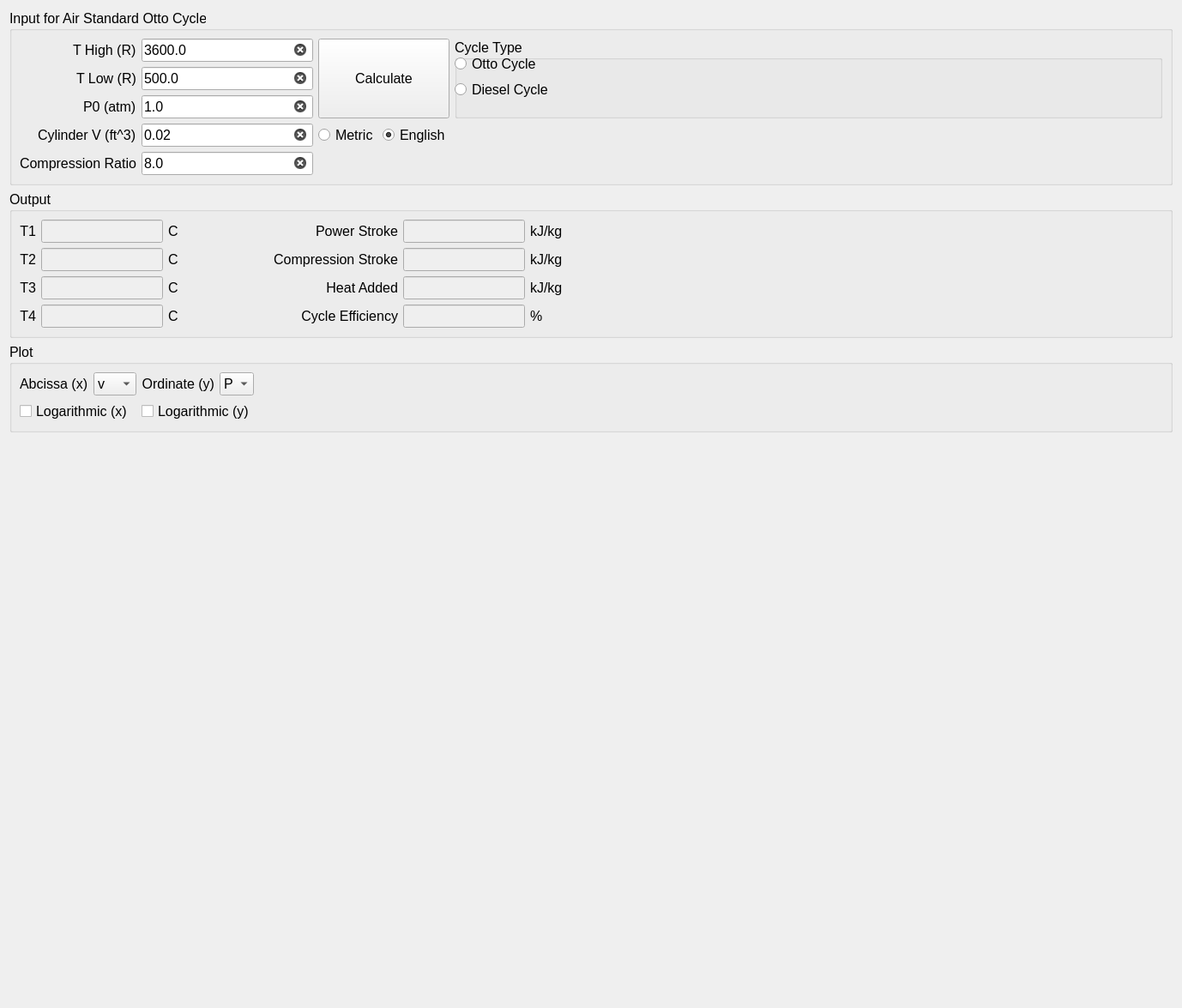
<?xml version="1.0" encoding="UTF-8"?>
<ui version="4.0">
 <class>Form</class>
 <widget class="QWidget" name="Form">
  <property name="geometry">
   <rect>
    <x>0</x>
    <y>0</y>
    <width>1378</width>
    <height>1175</height>
   </rect>
  </property>
  <property name="sizePolicy">
   <sizepolicy hsizetype="Preferred" vsizetype="Preferred">
    <horstretch>0</horstretch>
    <verstretch>0</verstretch>
   </sizepolicy>
  </property>
  <property name="windowTitle">
   <string>Form</string>
  </property>
  <layout class="QVBoxLayout" name="main_VerticalLayout">
   <item>
    <widget class="QGroupBox" name="gb_Input">
     <property name="sizePolicy">
      <sizepolicy hsizetype="Preferred" vsizetype="Fixed">
       <horstretch>0</horstretch>
       <verstretch>0</verstretch>
      </sizepolicy>
     </property>
     <property name="font">
      <font>
       <pointsize>12</pointsize>
      </font>
     </property>
     <property name="title">
      <string>Input for Air Standard Otto Cycle</string>
     </property>
     <layout class="QGridLayout" name="gridLayout">
      <item row="2" column="0" alignment="Qt::AlignRight">
       <widget class="QLabel" name="lbl_P0">
        <property name="sizePolicy">
         <sizepolicy hsizetype="Fixed" vsizetype="Fixed">
          <horstretch>0</horstretch>
          <verstretch>0</verstretch>
         </sizepolicy>
        </property>
        <property name="font">
         <font>
          <pointsize>12</pointsize>
         </font>
        </property>
        <property name="text">
         <string>P0 (atm)</string>
        </property>
       </widget>
      </item>
      <item row="0" column="2" rowspan="3" colspan="2">
       <widget class="QPushButton" name="btn_Calculate">
        <property name="sizePolicy">
         <sizepolicy hsizetype="Minimum" vsizetype="Preferred">
          <horstretch>0</horstretch>
          <verstretch>0</verstretch>
         </sizepolicy>
        </property>
        <property name="font">
         <font>
          <pointsize>12</pointsize>
         </font>
        </property>
        <property name="text">
         <string>Calculate</string>
        </property>
       </widget>
      </item>
      <item row="0" column="1">
       <widget class="QLineEdit" name="le_THigh">
        <property name="sizePolicy">
         <sizepolicy hsizetype="Preferred" vsizetype="Fixed">
          <horstretch>0</horstretch>
          <verstretch>0</verstretch>
         </sizepolicy>
        </property>
        <property name="maximumSize">
         <size>
          <width>200</width>
          <height>16777215</height>
         </size>
        </property>
        <property name="font">
         <font>
          <pointsize>12</pointsize>
         </font>
        </property>
        <property name="text">
         <string>3600.0</string>
        </property>
        <property name="placeholderText">
         <string>enter a value for the high pressure isobar</string>
        </property>
        <property name="clearButtonEnabled">
         <bool>true</bool>
        </property>
       </widget>
      </item>
      <item row="4" column="0" alignment="Qt::AlignRight">
       <widget class="QLabel" name="lbl_CR">
        <property name="sizePolicy">
         <sizepolicy hsizetype="Fixed" vsizetype="Fixed">
          <horstretch>0</horstretch>
          <verstretch>0</verstretch>
         </sizepolicy>
        </property>
        <property name="font">
         <font>
          <pointsize>12</pointsize>
         </font>
        </property>
        <property name="text">
         <string>Compression Ratio</string>
        </property>
        <property name="textFormat">
         <enum>Qt::PlainText</enum>
        </property>
       </widget>
      </item>
      <item row="3" column="2">
       <widget class="QRadioButton" name="rdo_Metric">
        <property name="sizePolicy">
         <sizepolicy hsizetype="Fixed" vsizetype="Fixed">
          <horstretch>0</horstretch>
          <verstretch>0</verstretch>
         </sizepolicy>
        </property>
        <property name="font">
         <font>
          <pointsize>12</pointsize>
         </font>
        </property>
        <property name="text">
         <string>Metric</string>
        </property>
        <property name="checked">
         <bool>false</bool>
        </property>
       </widget>
      </item>
      <item row="3" column="1">
       <widget class="QLineEdit" name="le_V0">
        <property name="sizePolicy">
         <sizepolicy hsizetype="Preferred" vsizetype="Fixed">
          <horstretch>0</horstretch>
          <verstretch>0</verstretch>
         </sizepolicy>
        </property>
        <property name="maximumSize">
         <size>
          <width>200</width>
          <height>16777215</height>
         </size>
        </property>
        <property name="font">
         <font>
          <pointsize>12</pointsize>
         </font>
        </property>
        <property name="text">
         <string>0.02</string>
        </property>
        <property name="clearButtonEnabled">
         <bool>true</bool>
        </property>
       </widget>
      </item>
      <item row="2" column="1">
       <widget class="QLineEdit" name="le_P0">
        <property name="sizePolicy">
         <sizepolicy hsizetype="Preferred" vsizetype="Fixed">
          <horstretch>0</horstretch>
          <verstretch>0</verstretch>
         </sizepolicy>
        </property>
        <property name="maximumSize">
         <size>
          <width>200</width>
          <height>16777215</height>
         </size>
        </property>
        <property name="font">
         <font>
          <pointsize>12</pointsize>
         </font>
        </property>
        <property name="text">
         <string>1.0</string>
        </property>
        <property name="placeholderText">
         <string>enter a value for the low pressure isobar</string>
        </property>
        <property name="clearButtonEnabled">
         <bool>true</bool>
        </property>
       </widget>
      </item>
      <item row="4" column="1">
       <widget class="QLineEdit" name="le_CR">
        <property name="sizePolicy">
         <sizepolicy hsizetype="Expanding" vsizetype="Fixed">
          <horstretch>0</horstretch>
          <verstretch>0</verstretch>
         </sizepolicy>
        </property>
        <property name="maximumSize">
         <size>
          <width>200</width>
          <height>16777215</height>
         </size>
        </property>
        <property name="font">
         <font>
          <pointsize>12</pointsize>
         </font>
        </property>
        <property name="text">
         <string>8.0</string>
        </property>
        <property name="placeholderText">
         <string>turbine isentropic efficiency 0.0&lt;eta&lt;=1.0</string>
        </property>
        <property name="clearButtonEnabled">
         <bool>true</bool>
        </property>
       </widget>
      </item>
      <item row="3" column="0" alignment="Qt::AlignRight">
       <widget class="QLabel" name="lbl_V0">
        <property name="sizePolicy">
         <sizepolicy hsizetype="Fixed" vsizetype="Fixed">
          <horstretch>0</horstretch>
          <verstretch>0</verstretch>
         </sizepolicy>
        </property>
        <property name="font">
         <font>
          <pointsize>12</pointsize>
         </font>
        </property>
        <property name="text">
         <string>Cylinder V (ft^3)</string>
        </property>
       </widget>
      </item>
      <item row="0" column="0" alignment="Qt::AlignRight">
       <widget class="QLabel" name="lbl_THigh">
        <property name="sizePolicy">
         <sizepolicy hsizetype="Fixed" vsizetype="Fixed">
          <horstretch>0</horstretch>
          <verstretch>0</verstretch>
         </sizepolicy>
        </property>
        <property name="font">
         <font>
          <pointsize>12</pointsize>
         </font>
        </property>
        <property name="text">
         <string>T High (R)</string>
        </property>
       </widget>
      </item>
      <item row="3" column="5">
       <spacer name="horizontalSpacer_3">
        <property name="orientation">
         <enum>Qt::Horizontal</enum>
        </property>
        <property name="sizeHint" stdset="0">
         <size>
          <width>40</width>
          <height>20</height>
         </size>
        </property>
       </spacer>
      </item>
      <item row="1" column="0" alignment="Qt::AlignRight">
       <widget class="QLabel" name="lbl_TLow">
        <property name="sizePolicy">
         <sizepolicy hsizetype="Fixed" vsizetype="Fixed">
          <horstretch>0</horstretch>
          <verstretch>0</verstretch>
         </sizepolicy>
        </property>
        <property name="font">
         <font>
          <pointsize>12</pointsize>
         </font>
        </property>
        <property name="text">
         <string>T Low (R)</string>
        </property>
       </widget>
      </item>
      <item row="1" column="1">
       <widget class="QLineEdit" name="le_TLow">
        <property name="sizePolicy">
         <sizepolicy hsizetype="Preferred" vsizetype="Fixed">
          <horstretch>0</horstretch>
          <verstretch>0</verstretch>
         </sizepolicy>
        </property>
        <property name="maximumSize">
         <size>
          <width>200</width>
          <height>16777215</height>
         </size>
        </property>
        <property name="font">
         <font>
          <pointsize>12</pointsize>
         </font>
        </property>
        <property name="text">
         <string>500.0</string>
        </property>
        <property name="placeholderText">
         <string>enter a value for the high pressure isobar</string>
        </property>
        <property name="clearButtonEnabled">
         <bool>true</bool>
        </property>
       </widget>
      </item>
      <item row="3" column="3">
       <widget class="QRadioButton" name="rdo_English">
        <property name="sizePolicy">
         <sizepolicy hsizetype="Fixed" vsizetype="Fixed">
          <horstretch>0</horstretch>
          <verstretch>0</verstretch>
         </sizepolicy>
        </property>
        <property name="font">
         <font>
          <pointsize>12</pointsize>
         </font>
        </property>
        <property name="text">
         <string>English</string>
        </property>
        <property name="checked">
         <bool>true</bool>
        </property>
       </widget>
      </item>
      <item row="0" column="4" rowspan="3" colspan="2">
       <widget class="QGroupBox" name="groupBox">
        <property name="title">
         <string>Cycle Type</string>
        </property>
        <widget class="QRadioButton" name="radio_otto">
         <property name="geometry">
          <rect>
           <x>0</x>
           <y>20</y>
           <width>101</width>
           <height>18</height>
          </rect>
         </property>
         <property name="text">
          <string>Otto Cycle</string>
         </property>
        </widget>
        <widget class="QRadioButton" name="radio_diesel">
         <property name="geometry">
          <rect>
           <x>0</x>
           <y>50</y>
           <width>111</width>
           <height>18</height>
          </rect>
         </property>
         <property name="text">
          <string>Diesel Cycle </string>
         </property>
        </widget>
       </widget>
      </item>
     </layout>
    </widget>
   </item>
   <item>
    <widget class="QGroupBox" name="gb_Output">
     <property name="sizePolicy">
      <sizepolicy hsizetype="MinimumExpanding" vsizetype="Fixed">
       <horstretch>0</horstretch>
       <verstretch>0</verstretch>
      </sizepolicy>
     </property>
     <property name="font">
      <font>
       <pointsize>12</pointsize>
      </font>
     </property>
     <property name="title">
      <string>Output</string>
     </property>
     <layout class="QGridLayout" name="grid_Output">
      <item row="4" column="0">
       <widget class="QLabel" name="label_7">
        <property name="sizePolicy">
         <sizepolicy hsizetype="Fixed" vsizetype="Fixed">
          <horstretch>0</horstretch>
          <verstretch>0</verstretch>
         </sizepolicy>
        </property>
        <property name="font">
         <font>
          <pointsize>12</pointsize>
         </font>
        </property>
        <property name="text">
         <string>T4</string>
        </property>
        <property name="alignment">
         <set>Qt::AlignRight|Qt::AlignTrailing|Qt::AlignVCenter</set>
        </property>
       </widget>
      </item>
      <item row="3" column="1">
       <widget class="QLineEdit" name="le_T3">
        <property name="enabled">
         <bool>false</bool>
        </property>
        <property name="sizePolicy">
         <sizepolicy hsizetype="Fixed" vsizetype="Fixed">
          <horstretch>0</horstretch>
          <verstretch>0</verstretch>
         </sizepolicy>
        </property>
        <property name="minimumSize">
         <size>
          <width>0</width>
          <height>0</height>
         </size>
        </property>
        <property name="maximumSize">
         <size>
          <width>200</width>
          <height>16777215</height>
         </size>
        </property>
        <property name="baseSize">
         <size>
          <width>150</width>
          <height>0</height>
         </size>
        </property>
        <property name="font">
         <font>
          <pointsize>12</pointsize>
         </font>
        </property>
       </widget>
      </item>
      <item row="4" column="1">
       <widget class="QLineEdit" name="le_T4">
        <property name="enabled">
         <bool>false</bool>
        </property>
        <property name="sizePolicy">
         <sizepolicy hsizetype="Fixed" vsizetype="Fixed">
          <horstretch>0</horstretch>
          <verstretch>0</verstretch>
         </sizepolicy>
        </property>
        <property name="minimumSize">
         <size>
          <width>0</width>
          <height>0</height>
         </size>
        </property>
        <property name="maximumSize">
         <size>
          <width>200</width>
          <height>16777215</height>
         </size>
        </property>
        <property name="baseSize">
         <size>
          <width>150</width>
          <height>0</height>
         </size>
        </property>
        <property name="font">
         <font>
          <pointsize>12</pointsize>
         </font>
        </property>
       </widget>
      </item>
      <item row="3" column="3" alignment="Qt::AlignRight">
       <widget class="QLabel" name="label_11">
        <property name="sizePolicy">
         <sizepolicy hsizetype="Fixed" vsizetype="Fixed">
          <horstretch>0</horstretch>
          <verstretch>0</verstretch>
         </sizepolicy>
        </property>
        <property name="font">
         <font>
          <pointsize>12</pointsize>
         </font>
        </property>
        <property name="text">
         <string>Heat Added</string>
        </property>
        <property name="alignment">
         <set>Qt::AlignRight|Qt::AlignTrailing|Qt::AlignVCenter</set>
        </property>
       </widget>
      </item>
      <item row="2" column="0">
       <widget class="QLabel" name="label_5">
        <property name="sizePolicy">
         <sizepolicy hsizetype="Fixed" vsizetype="Fixed">
          <horstretch>0</horstretch>
          <verstretch>0</verstretch>
         </sizepolicy>
        </property>
        <property name="font">
         <font>
          <pointsize>12</pointsize>
         </font>
        </property>
        <property name="text">
         <string>T2</string>
        </property>
        <property name="alignment">
         <set>Qt::AlignRight|Qt::AlignTrailing|Qt::AlignVCenter</set>
        </property>
       </widget>
      </item>
      <item row="2" column="1">
       <widget class="QLineEdit" name="le_T2">
        <property name="enabled">
         <bool>false</bool>
        </property>
        <property name="sizePolicy">
         <sizepolicy hsizetype="Fixed" vsizetype="Fixed">
          <horstretch>0</horstretch>
          <verstretch>0</verstretch>
         </sizepolicy>
        </property>
        <property name="minimumSize">
         <size>
          <width>0</width>
          <height>0</height>
         </size>
        </property>
        <property name="maximumSize">
         <size>
          <width>200</width>
          <height>16777215</height>
         </size>
        </property>
        <property name="baseSize">
         <size>
          <width>150</width>
          <height>0</height>
         </size>
        </property>
        <property name="font">
         <font>
          <pointsize>12</pointsize>
         </font>
        </property>
       </widget>
      </item>
      <item row="0" column="1">
       <widget class="QLineEdit" name="le_T1">
        <property name="enabled">
         <bool>false</bool>
        </property>
        <property name="sizePolicy">
         <sizepolicy hsizetype="Fixed" vsizetype="Fixed">
          <horstretch>0</horstretch>
          <verstretch>0</verstretch>
         </sizepolicy>
        </property>
        <property name="minimumSize">
         <size>
          <width>0</width>
          <height>0</height>
         </size>
        </property>
        <property name="maximumSize">
         <size>
          <width>200</width>
          <height>16777215</height>
         </size>
        </property>
        <property name="baseSize">
         <size>
          <width>150</width>
          <height>0</height>
         </size>
        </property>
        <property name="font">
         <font>
          <pointsize>12</pointsize>
         </font>
        </property>
       </widget>
      </item>
      <item row="0" column="4">
       <widget class="QLineEdit" name="le_PowerStroke">
        <property name="enabled">
         <bool>false</bool>
        </property>
        <property name="sizePolicy">
         <sizepolicy hsizetype="Fixed" vsizetype="Fixed">
          <horstretch>0</horstretch>
          <verstretch>0</verstretch>
         </sizepolicy>
        </property>
        <property name="minimumSize">
         <size>
          <width>0</width>
          <height>0</height>
         </size>
        </property>
        <property name="maximumSize">
         <size>
          <width>200</width>
          <height>16777215</height>
         </size>
        </property>
        <property name="baseSize">
         <size>
          <width>150</width>
          <height>0</height>
         </size>
        </property>
        <property name="font">
         <font>
          <pointsize>12</pointsize>
         </font>
        </property>
       </widget>
      </item>
      <item row="3" column="4">
       <widget class="QLineEdit" name="le_HeatAdded">
        <property name="enabled">
         <bool>false</bool>
        </property>
        <property name="sizePolicy">
         <sizepolicy hsizetype="Fixed" vsizetype="Fixed">
          <horstretch>0</horstretch>
          <verstretch>0</verstretch>
         </sizepolicy>
        </property>
        <property name="minimumSize">
         <size>
          <width>0</width>
          <height>0</height>
         </size>
        </property>
        <property name="maximumSize">
         <size>
          <width>200</width>
          <height>16777215</height>
         </size>
        </property>
        <property name="baseSize">
         <size>
          <width>150</width>
          <height>0</height>
         </size>
        </property>
        <property name="font">
         <font>
          <pointsize>12</pointsize>
         </font>
        </property>
       </widget>
      </item>
      <item row="0" column="2">
       <widget class="QLabel" name="lbl_T1Units">
        <property name="sizePolicy">
         <sizepolicy hsizetype="Fixed" vsizetype="Fixed">
          <horstretch>0</horstretch>
          <verstretch>0</verstretch>
         </sizepolicy>
        </property>
        <property name="baseSize">
         <size>
          <width>0</width>
          <height>0</height>
         </size>
        </property>
        <property name="font">
         <font>
          <pointsize>12</pointsize>
         </font>
        </property>
        <property name="text">
         <string>C</string>
        </property>
       </widget>
      </item>
      <item row="3" column="0">
       <widget class="QLabel" name="label_9">
        <property name="sizePolicy">
         <sizepolicy hsizetype="Fixed" vsizetype="Fixed">
          <horstretch>0</horstretch>
          <verstretch>0</verstretch>
         </sizepolicy>
        </property>
        <property name="font">
         <font>
          <pointsize>12</pointsize>
         </font>
        </property>
        <property name="text">
         <string>T3</string>
        </property>
        <property name="alignment">
         <set>Qt::AlignRight|Qt::AlignTrailing|Qt::AlignVCenter</set>
        </property>
       </widget>
      </item>
      <item row="0" column="3" alignment="Qt::AlignRight">
       <widget class="QLabel" name="label_14">
        <property name="sizePolicy">
         <sizepolicy hsizetype="Fixed" vsizetype="Fixed">
          <horstretch>0</horstretch>
          <verstretch>0</verstretch>
         </sizepolicy>
        </property>
        <property name="font">
         <font>
          <pointsize>12</pointsize>
         </font>
        </property>
        <property name="text">
         <string>Power Stroke</string>
        </property>
        <property name="alignment">
         <set>Qt::AlignRight|Qt::AlignTrailing|Qt::AlignVCenter</set>
        </property>
       </widget>
      </item>
      <item row="0" column="0">
       <widget class="QLabel" name="label_2">
        <property name="sizePolicy">
         <sizepolicy hsizetype="Fixed" vsizetype="Fixed">
          <horstretch>0</horstretch>
          <verstretch>0</verstretch>
         </sizepolicy>
        </property>
        <property name="font">
         <font>
          <pointsize>12</pointsize>
         </font>
        </property>
        <property name="focusPolicy">
         <enum>Qt::WheelFocus</enum>
        </property>
        <property name="text">
         <string>T1</string>
        </property>
        <property name="alignment">
         <set>Qt::AlignRight|Qt::AlignTrailing|Qt::AlignVCenter</set>
        </property>
       </widget>
      </item>
      <item row="4" column="3" alignment="Qt::AlignRight">
       <widget class="QLabel" name="label_10">
        <property name="sizePolicy">
         <sizepolicy hsizetype="Fixed" vsizetype="Fixed">
          <horstretch>0</horstretch>
          <verstretch>0</verstretch>
         </sizepolicy>
        </property>
        <property name="minimumSize">
         <size>
          <width>250</width>
          <height>0</height>
         </size>
        </property>
        <property name="font">
         <font>
          <pointsize>12</pointsize>
         </font>
        </property>
        <property name="text">
         <string>Cycle Efficiency</string>
        </property>
        <property name="alignment">
         <set>Qt::AlignRight|Qt::AlignTrailing|Qt::AlignVCenter</set>
        </property>
       </widget>
      </item>
      <item row="0" column="5">
       <widget class="QLabel" name="lbl_PowerStrokeUnits">
        <property name="sizePolicy">
         <sizepolicy hsizetype="Fixed" vsizetype="Fixed">
          <horstretch>0</horstretch>
          <verstretch>0</verstretch>
         </sizepolicy>
        </property>
        <property name="font">
         <font>
          <pointsize>12</pointsize>
         </font>
        </property>
        <property name="text">
         <string>kJ/kg</string>
        </property>
       </widget>
      </item>
      <item row="4" column="2">
       <widget class="QLabel" name="lbl_T4Units">
        <property name="sizePolicy">
         <sizepolicy hsizetype="Fixed" vsizetype="Fixed">
          <horstretch>0</horstretch>
          <verstretch>0</verstretch>
         </sizepolicy>
        </property>
        <property name="baseSize">
         <size>
          <width>0</width>
          <height>0</height>
         </size>
        </property>
        <property name="font">
         <font>
          <pointsize>12</pointsize>
         </font>
        </property>
        <property name="text">
         <string>C</string>
        </property>
       </widget>
      </item>
      <item row="3" column="2">
       <widget class="QLabel" name="lbl_T3Units">
        <property name="sizePolicy">
         <sizepolicy hsizetype="Fixed" vsizetype="Fixed">
          <horstretch>0</horstretch>
          <verstretch>0</verstretch>
         </sizepolicy>
        </property>
        <property name="baseSize">
         <size>
          <width>0</width>
          <height>0</height>
         </size>
        </property>
        <property name="font">
         <font>
          <pointsize>12</pointsize>
         </font>
        </property>
        <property name="text">
         <string>C</string>
        </property>
       </widget>
      </item>
      <item row="4" column="5">
       <widget class="QLabel" name="label_12">
        <property name="sizePolicy">
         <sizepolicy hsizetype="Fixed" vsizetype="Fixed">
          <horstretch>0</horstretch>
          <verstretch>0</verstretch>
         </sizepolicy>
        </property>
        <property name="font">
         <font>
          <pointsize>12</pointsize>
         </font>
        </property>
        <property name="text">
         <string>%</string>
        </property>
       </widget>
      </item>
      <item row="4" column="4">
       <widget class="QLineEdit" name="le_Efficiency">
        <property name="enabled">
         <bool>false</bool>
        </property>
        <property name="sizePolicy">
         <sizepolicy hsizetype="Fixed" vsizetype="Fixed">
          <horstretch>0</horstretch>
          <verstretch>0</verstretch>
         </sizepolicy>
        </property>
        <property name="minimumSize">
         <size>
          <width>0</width>
          <height>0</height>
         </size>
        </property>
        <property name="maximumSize">
         <size>
          <width>200</width>
          <height>16777215</height>
         </size>
        </property>
        <property name="baseSize">
         <size>
          <width>150</width>
          <height>0</height>
         </size>
        </property>
        <property name="font">
         <font>
          <pointsize>12</pointsize>
         </font>
        </property>
       </widget>
      </item>
      <item row="3" column="6">
       <spacer name="horizontalSpacer_2">
        <property name="orientation">
         <enum>Qt::Horizontal</enum>
        </property>
        <property name="sizeHint" stdset="0">
         <size>
          <width>40</width>
          <height>20</height>
         </size>
        </property>
       </spacer>
      </item>
      <item row="3" column="5">
       <widget class="QLabel" name="lbl_HeatInUnits">
        <property name="sizePolicy">
         <sizepolicy hsizetype="Fixed" vsizetype="Fixed">
          <horstretch>0</horstretch>
          <verstretch>0</verstretch>
         </sizepolicy>
        </property>
        <property name="font">
         <font>
          <pointsize>12</pointsize>
         </font>
        </property>
        <property name="text">
         <string>kJ/kg</string>
        </property>
       </widget>
      </item>
      <item row="2" column="5">
       <widget class="QLabel" name="lbl_CompressionStrokeUnits">
        <property name="sizePolicy">
         <sizepolicy hsizetype="Fixed" vsizetype="Fixed">
          <horstretch>0</horstretch>
          <verstretch>0</verstretch>
         </sizepolicy>
        </property>
        <property name="font">
         <font>
          <pointsize>12</pointsize>
         </font>
        </property>
        <property name="text">
         <string>kJ/kg</string>
        </property>
       </widget>
      </item>
      <item row="2" column="2">
       <widget class="QLabel" name="lbl_T2Units">
        <property name="sizePolicy">
         <sizepolicy hsizetype="Fixed" vsizetype="Fixed">
          <horstretch>0</horstretch>
          <verstretch>0</verstretch>
         </sizepolicy>
        </property>
        <property name="baseSize">
         <size>
          <width>0</width>
          <height>0</height>
         </size>
        </property>
        <property name="font">
         <font>
          <pointsize>12</pointsize>
         </font>
        </property>
        <property name="text">
         <string>C</string>
        </property>
       </widget>
      </item>
      <item row="2" column="4">
       <widget class="QLineEdit" name="le_CompressionStroke">
        <property name="enabled">
         <bool>false</bool>
        </property>
        <property name="sizePolicy">
         <sizepolicy hsizetype="Fixed" vsizetype="Fixed">
          <horstretch>0</horstretch>
          <verstretch>0</verstretch>
         </sizepolicy>
        </property>
        <property name="minimumSize">
         <size>
          <width>0</width>
          <height>0</height>
         </size>
        </property>
        <property name="maximumSize">
         <size>
          <width>200</width>
          <height>16777215</height>
         </size>
        </property>
        <property name="baseSize">
         <size>
          <width>150</width>
          <height>0</height>
         </size>
        </property>
        <property name="font">
         <font>
          <pointsize>12</pointsize>
         </font>
        </property>
       </widget>
      </item>
      <item row="2" column="3" alignment="Qt::AlignRight">
       <widget class="QLabel" name="label_15">
        <property name="sizePolicy">
         <sizepolicy hsizetype="Fixed" vsizetype="Fixed">
          <horstretch>0</horstretch>
          <verstretch>0</verstretch>
         </sizepolicy>
        </property>
        <property name="font">
         <font>
          <pointsize>12</pointsize>
         </font>
        </property>
        <property name="text">
         <string>Compression Stroke</string>
        </property>
        <property name="alignment">
         <set>Qt::AlignRight|Qt::AlignTrailing|Qt::AlignVCenter</set>
        </property>
       </widget>
      </item>
     </layout>
    </widget>
   </item>
   <item>
    <widget class="QGroupBox" name="gb_Plot">
     <property name="sizePolicy">
      <sizepolicy hsizetype="MinimumExpanding" vsizetype="Fixed">
       <horstretch>0</horstretch>
       <verstretch>0</verstretch>
      </sizepolicy>
     </property>
     <property name="font">
      <font>
       <pointsize>12</pointsize>
      </font>
     </property>
     <property name="title">
      <string>Plot</string>
     </property>
     <layout class="QGridLayout" name="grid_Plot">
      <item row="0" column="4">
       <spacer name="horizontalSpacer">
        <property name="orientation">
         <enum>Qt::Horizontal</enum>
        </property>
        <property name="sizeHint" stdset="0">
         <size>
          <width>40</width>
          <height>20</height>
         </size>
        </property>
       </spacer>
      </item>
      <item row="0" column="3">
       <widget class="QComboBox" name="cmb_Ordinate">
        <property name="maximumSize">
         <size>
          <width>50</width>
          <height>16777215</height>
         </size>
        </property>
        <property name="currentIndex">
         <number>0</number>
        </property>
        <item>
         <property name="text">
          <string>P</string>
         </property>
        </item>
        <item>
         <property name="text">
          <string>T</string>
         </property>
        </item>
        <item>
         <property name="text">
          <string>u</string>
         </property>
        </item>
        <item>
         <property name="text">
          <string>h</string>
         </property>
        </item>
        <item>
         <property name="text">
          <string>s</string>
         </property>
        </item>
        <item>
         <property name="text">
          <string>v</string>
         </property>
        </item>
       </widget>
      </item>
      <item row="0" column="0">
       <widget class="QLabel" name="lbl_Abcissa">
        <property name="maximumSize">
         <size>
          <width>150</width>
          <height>16777215</height>
         </size>
        </property>
        <property name="text">
         <string>Abcissa (x)</string>
        </property>
       </widget>
      </item>
      <item row="0" column="2">
       <widget class="QLabel" name="lbl_Ordinate">
        <property name="maximumSize">
         <size>
          <width>150</width>
          <height>16777215</height>
         </size>
        </property>
        <property name="text">
         <string>Ordinate (y)</string>
        </property>
        <property name="alignment">
         <set>Qt::AlignRight|Qt::AlignTrailing|Qt::AlignVCenter</set>
        </property>
       </widget>
      </item>
      <item row="1" column="0" colspan="2">
       <widget class="QCheckBox" name="chk_LogAbcissa">
        <property name="text">
         <string>Logarithmic (x)</string>
        </property>
       </widget>
      </item>
      <item row="1" column="2" colspan="2">
       <widget class="QCheckBox" name="chk_LogOrdinate">
        <property name="text">
         <string>Logarithmic (y)</string>
        </property>
       </widget>
      </item>
      <item row="0" column="1">
       <widget class="QComboBox" name="cmb_Abcissa">
        <property name="sizePolicy">
         <sizepolicy hsizetype="MinimumExpanding" vsizetype="Fixed">
          <horstretch>0</horstretch>
          <verstretch>0</verstretch>
         </sizepolicy>
        </property>
        <property name="maximumSize">
         <size>
          <width>50</width>
          <height>16777215</height>
         </size>
        </property>
        <property name="currentText">
         <string>v</string>
        </property>
        <property name="currentIndex">
         <number>5</number>
        </property>
        <item>
         <property name="text">
          <string>P</string>
         </property>
        </item>
        <item>
         <property name="text">
          <string>T</string>
         </property>
        </item>
        <item>
         <property name="text">
          <string>u</string>
         </property>
        </item>
        <item>
         <property name="text">
          <string>h</string>
         </property>
        </item>
        <item>
         <property name="text">
          <string>s</string>
         </property>
        </item>
        <item>
         <property name="text">
          <string>v</string>
         </property>
        </item>
       </widget>
      </item>
     </layout>
    </widget>
   </item>
   <item>
    <spacer name="verticalSpacer">
     <property name="orientation">
      <enum>Qt::Vertical</enum>
     </property>
     <property name="sizeHint" stdset="0">
      <size>
       <width>20</width>
       <height>40</height>
      </size>
     </property>
    </spacer>
   </item>
  </layout>
 </widget>
 <resources/>
 <connections/>
</ui>
